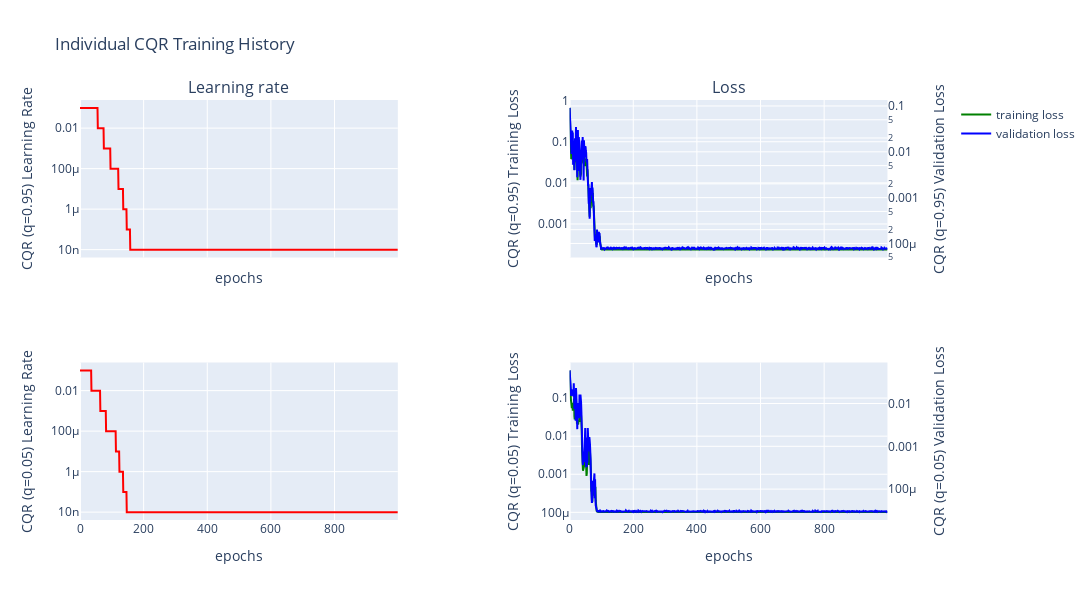

Notebook source saved alongside this figure:
### Markdown cell above
# quantile regression
Here qunatile regression is done to bound the errors with confidence values

### Code cell
dm.train_individual_qr(alpha=0.1, hidden_layers=[2],  epochs= 1000, batch_size=320)
dm.cqr.plot_qr_training_history()

### Figure 1 — Plotly figure (JSON) as saved in the notebook; plotly's stock layout.template omitted (floating-point values rounded to 4 significant figures; data arrays with more than 128 entries replaced by an {"elided": "..."} marker saying what was removed)
{"data": [{"line": {"color": "red"}, "mode": "lines", "name": "learning rate", "showlegend": false, "type": "scatter", "x": {"elided": "1000 int values"}, "xaxis": "x", "y": {"elided": "1000 float values"}, "yaxis": "y"}, {"line": {"color": "green"}, "mode": "lines", "name": "training loss", "showlegend": true, "type": "scatter", "x": {"elided": "1000 int values"}, "xaxis": "x2", "y": {"elided": "1000 float values"}, "yaxis": "y2"}, {"line": {"color": "blue"}, "mode": "lines", "name": "validation loss", "showlegend": true, "type": "scatter", "x": {"elided": "1000 int values"}, "xaxis": "x2", "y": {"elided": "1000 float values"}, "yaxis": "y3"}, {"line": {"color": "red"}, "mode": "lines", "name": "learning rate", "showlegend": false, "type": "scatter", "x": {"elided": "1000 int values"}, "xaxis": "x3", "y": {"elided": "1000 float values"}, "yaxis": "y4"}, {"line": {"color": "green"}, "mode": "lines", "name": "training loss", "showlegend": false, "type": "scatter", "x": {"elided": "1000 int values"}, "xaxis": "x4", "y": {"elided": "1000 float values"}, "yaxis": "y5"}, {"line": {"color": "blue"}, "mode": "lines", "name": "validation loss", "showlegend": false, "type": "scatter", "x": {"elided": "1000 int values"}, "xaxis": "x4", "y": {"elided": "1000 float values"}, "yaxis": "y6"}], "layout": {"annotations": [{"font": {"size": 16}, "showarrow": false, "text": "Learning rate", "x": 0.185, "xanchor": "center", "xref": "paper", "y": 1, "yanchor": "bottom", "yref": "paper"}, {"font": {"size": 16}, "showarrow": false, "text": "Loss", "x": 0.755, "xanchor": "center", "xref": "paper", "y": 1, "yanchor": "bottom", "yref": "paper"}], "height": 600, "title": {"text": "Individual CQR Training History"}, "width": 1800, "xaxis": {"anchor": "y", "domain": [0, 0.37], "matches": "x3", "showticklabels": false, "title": {"text": "epochs"}}, "xaxis2": {"anchor": "y2", "domain": [0.57, 0.94], "matches": "x4", "showticklabels": false, "title": {"text": "epochs"}}, "xaxis3": {"anchor": "y4", "domain": [0, 0.37], "title": {"text": "epochs"}}, "xaxis4": {"anchor": "y5", "domain": [0.57, 0.94], "title": {"text": "epochs"}}, "yaxis": {"anchor": "x", "domain": [0.625, 1], "title": {"text": "CQR (q=0.95)\nLearning Rate"}, "type": "log"}, "yaxis2": {"anchor": "x2", "domain": [0.625, 1], "title": {"text": "CQR (q=0.95)\nTraining Loss"}, "type": "log"}, "yaxis3": {"anchor": "x2", "overlaying": "y2", "side": "right", "title": {"text": "CQR (q=0.95)\nValidation Loss"}, "type": "log"}, "yaxis4": {"anchor": "x3", "domain": [0, 0.375], "title": {"text": "CQR (q=0.05)\nLearning Rate"}, "type": "log"}, "yaxis5": {"anchor": "x4", "domain": [0, 0.375], "title": {"text": "CQR (q=0.05)\nTraining Loss"}, "type": "log"}, "yaxis6": {"anchor": "x4", "overlaying": "y5", "side": "right", "title": {"text": "CQR (q=0.05)\nValidation Loss"}, "type": "log"}}}
